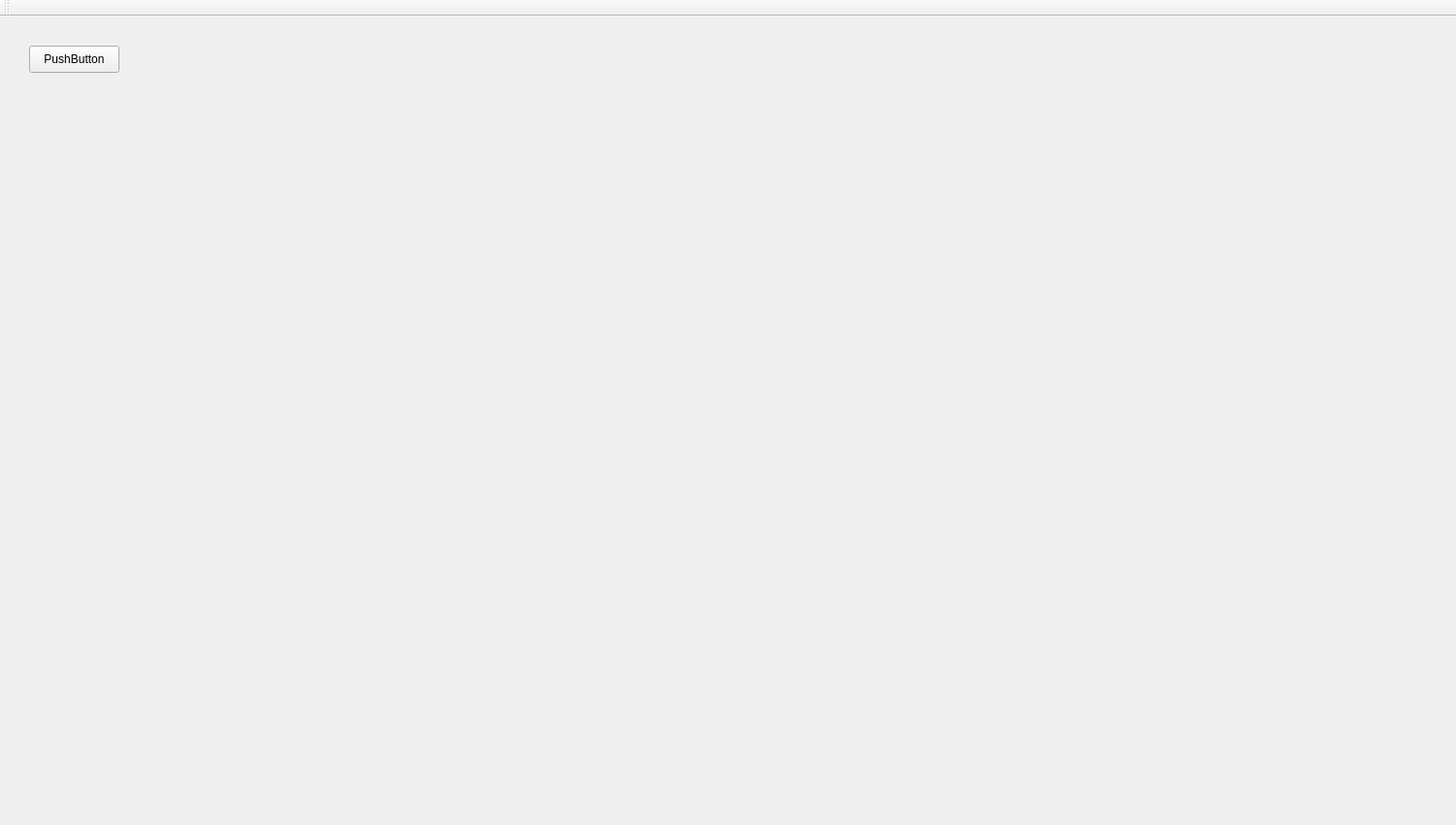
<?xml version="1.0" encoding="UTF-8"?>
<ui version="4.0">
 <class>MainWindow</class>
 <widget class="QMainWindow" name="MainWindow">
  <property name="geometry">
   <rect>
    <x>0</x>
    <y>0</y>
    <width>1500</width>
    <height>850</height>
   </rect>
  </property>
  <property name="windowTitle">
   <string>MainWindow</string>
  </property>
  <property name="styleSheet">
   <string notr="true"/>
  </property>
  <widget class="QWidget" name="centralwidget">
   <widget class="QPushButton" name="pushButton_9">
    <property name="geometry">
     <rect>
      <x>30</x>
      <y>30</y>
      <width>93</width>
      <height>28</height>
     </rect>
    </property>
    <property name="text">
     <string>PushButton</string>
    </property>
   </widget>
   <widget class="QLabel" name="label">
    <property name="geometry">
     <rect>
      <x>0</x>
      <y>0</y>
      <width>1500</width>
      <height>850</height>
     </rect>
    </property>
    <property name="styleSheet">
     <string notr="true">border-image: url(:/Imagenes/Rf1.png);</string>
    </property>
    <property name="text">
     <string/>
    </property>
    <property name="scaledContents">
     <bool>true</bool>
    </property>
   </widget>
  </widget>
  <widget class="QToolBar" name="toolBar">
   <property name="windowTitle">
    <string>toolBar</string>
   </property>
   <attribute name="toolBarArea">
    <enum>TopToolBarArea</enum>
   </attribute>
   <attribute name="toolBarBreak">
    <bool>false</bool>
   </attribute>
  </widget>
 </widget>
 <resources>
  <include location="Historia Edicion.qrc"/>
 </resources>
 <connections/>
</ui>
